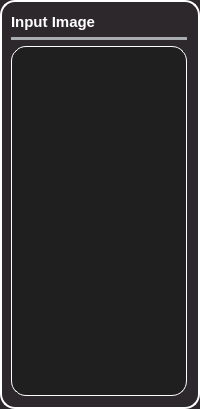
             <widget class="QFrame" name="frame_18">
              <property name="styleSheet">
               <string notr="true">background-color: #2d282c; /* Background color */
    border-radius: 15px; /* Curved borders */
    border: 2px solid #ffffff; /* 3D outline */

    box-shadow: 2px 2px 8px rgba(0, 0, 0, 0.7); /* 3D shadow effect */</string>
              </property>
              <property name="frameShape">
               <enum>QFrame::StyledPanel</enum>
              </property>
              <property name="frameShadow">
               <enum>QFrame::Raised</enum>
              </property>
              <layout class="QGridLayout" name="gridLayout_20">
               <property name="leftMargin">
                <number>9</number>
               </property>
               <item row="0" column="1">
                <layout class="QVBoxLayout" name="verticalLayout_64">
                 <property name="leftMargin">
                  <number>0</number>
                 </property>
                 <item>
                  <widget class="QLabel" name="label_40">
                   <property name="styleSheet">
                    <string notr="true">color: #ffffff;
font-weight:Bold;
font-size: 15px;
border: none;</string>
                   </property>
                   <property name="text">
                    <string>Input Image</string>
                   </property>
                  </widget>
                 </item>
                 <item>
                  <widget class="Line" name="line_31">
                   <property name="styleSheet">
                    <string notr="true">/* Line style */

  /* Set the width of the line */
  width: 20px;

  /* Set the height of the line */
  height: 5px;

  /* Set the background color of the line */
  background-color:#a8abaf;

  /* Set the border of the line */
  border: 10px;

  /* Set the border radius of the line */
  border-radius:5px;




</string>
                   </property>
                   <property name="orientation">
                    <enum>Qt::Horizontal</enum>
                   </property>
                  </widget>
                 </item>
                 <item>
                  <layout class="QHBoxLayout" name="horizontalLayout_40">
                   <item>
                    <layout class="QVBoxLayout" name="verticalLayout_65" stretch="0">
                     <item>
                      <widget class="QWidget" name="inputImage" native="true">
                       <property name="minimumSize">
                        <size>
                         <width>0</width>
                         <height>350</height>
                        </size>
                       </property>
                       <property name="styleSheet">
                        <string notr="true">border: 1px solid #ffffff;
background-color: #1f1f1f;</string>
                       </property>
                      </widget>
                     </item>
                    </layout>
                   </item>
                  </layout>
                 </item>
                </layout>
               </item>
              </layout>
             </widget>
